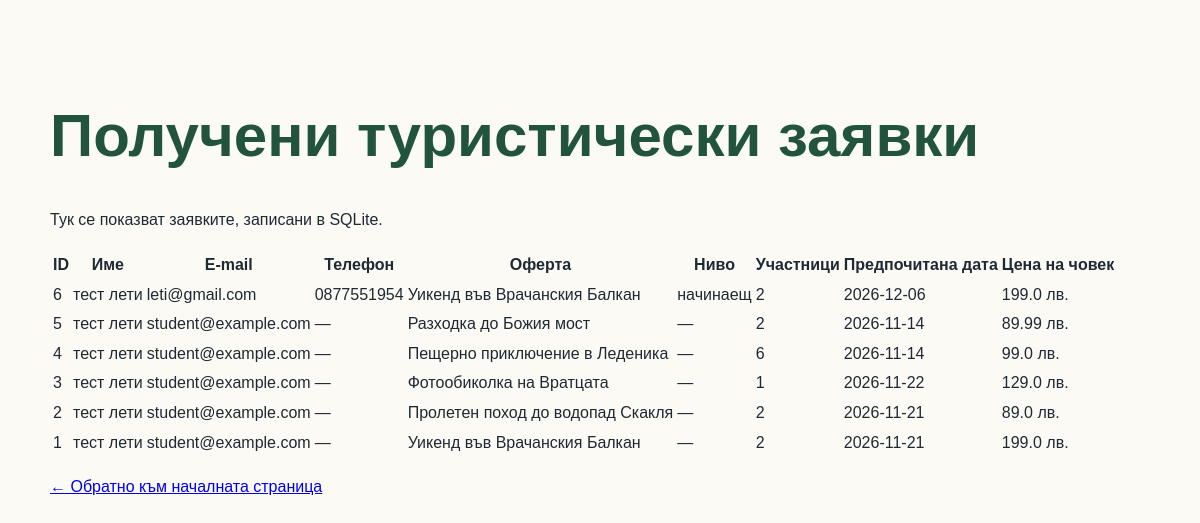
Screenshot of /bookings with the database file from the repository.
### tables this page shows
CREATE TABLE booking_requests (
                id INTEGER PRIMARY KEY AUTOINCREMENT,
                tour_id INTEGER NOT NULL,
                customer_name TEXT NOT NULL,
                email TEXT NOT NULL,
                participants INTEGER NOT NULL
                    CHECK(participants BETWEEN 1 AND 12),
                preferred_date TEXT NOT NULL,
                created_at TEXT NOT NULL DEFAULT CURRENT_TIMESTAMP, phone TEXT, level TEXT,
                FOREIGN KEY (tour_id) REFERENCES tours(id)
            );

CREATE TABLE tours (
                id INTEGER PRIMARY KEY AUTOINCREMENT,
                code TEXT NOT NULL UNIQUE,
                name TEXT NOT NULL,
                price REAL NOT NULL CHECK(price >= 0),
                is_active INTEGER NOT NULL DEFAULT 1
                    CHECK(is_active IN (0, 1))
            , location TEXT, description TEXT, capacity INTEGER, latitude REAL, longitude REAL, map_query TEXT, image_url TEXT, operator_id INTEGER);

### app.py (the view)
@app.route("/bookings")
def bookings():
    with get_connection() as connection:
        rows = connection.execute(
            """
            SELECT
                br.id,
                br.customer_name,
                br.email,
                br.phone,
                br.level,
                br.participants,
                br.preferred_date,
                t.name AS tour_name,
                t.price
            FROM booking_requests AS br
            JOIN tours AS t
              ON t.id = br.tour_id
            ORDER BY br.id DESC
            """
        ).fetchall()
    return render_template("bookings.html", bookings=rows)

### app.py (called while the page is built)
def get_connection():
    connection = sqlite3.connect(DB_PATH)
    connection.row_factory = sqlite3.Row
    connection.execute("PRAGMA foreign_keys = ON")
    return connection

@app.context_processor
def inject_csrf_token():
    return {
        "csrf_token": get_csrf_token
    }

### templates/bookings.html (shortened to what this page needs)
<!DOCTYPE html>
<html lang="bg">
<head>
    <link rel="stylesheet"
          href="{{ url_for('static', filename='styles.css') }}">
</head>
<body>
    <main class="section container">
        <h1>Получени туристически заявки</h1>
        <p>Тук се показват заявките, записани в SQLite.</p>
        {% if bookings %}
        <table>
            <thead>
                <tr>
                    <th>ID</th>
                    <th>Име</th>
                    <th>E-mail</th>
                    <th>Телефон</th>
                    <th>Оферта</th>
                    <th>Ниво</th>
                    <th>Участници</th>
                    <th>Предпочитана дата</th>
                    <th>Цена на човек</th>
                </tr>
            </thead>
            <tbody>
                {% for booking in bookings %}
                <tr>
                    <td>{{ booking["id"] }}</td>
                    <td>{{ booking["customer_name"] }}</td>
                    <td>{{ booking["email"] }}</td>
                    <td>{{ booking["phone"] or "—" }}</td>
                    <td>{{ booking["tour_name"] }}</td>
                    <td>{{ booking["level"] or "—" }}</td>
                    <td>{{ booking["participants"] }}</td>
                    <td>{{ booking["preferred_date"] }}</td>
                    <td>{{ booking["price"] }} лв.</td>
                </tr>
                {% endfor %}
            </tbody>
        </table>
        {% else %}
        <p>Все още няма записани заявки.</p>
        {% endif %}
        <p>
            <a href="{{ url_for('home') }}">← Обратно към началната страница</a>
        </p>
    </main>
</body>
</html>

### static/styles.css (style rules this page uses)
:root { --green: #22543d; --green-2: #2f855a; --paper: #fbfaf5; --soft: #eef6ef; --ink: #1f2933; --border: #d9e4dc; }
* { box-sizing: border-box; }
body { margin: 0; font-family: Arial, sans-serif; color: var(--ink); background: var(--paper); line-height: 1.6; }
.container { width: min(1100px, 92%); margin: 0 auto; }
h1 { color: var(--green); font-size: clamp(2.2rem, 5vw, 4.4rem); line-height: 1.05; }
.section { padding: 64px 0; }

### rows the page displays
booking_requests: id "6", customer_name "тест лети", email "leti@gmail.com", phone "0877551954", tour_name "Уикенд във Врачанския Балкан", level "начинаещ", participants "2", preferred_date "2026-12-06", price "199.0"
booking_requests: id "5", customer_name "тест лети", email "student@example.com", booking "—", tour_name "Разходка до Божия мост", participants "2", preferred_date "2026-11-14", price "89.99"
booking_requests: id "4", customer_name "тест лети", email "student@example.com", booking "—", tour_name "Пещерно приключение в Леденика", participants "6", preferred_date "2026-11-14", price "99.0"
booking_requests: id "3", customer_name "тест лети", email "student@example.com", booking "—", tour_name "Фотообиколка на Вратцата", participants "1", preferred_date "2026-11-22", price "129.0"
booking_requests: id "2", customer_name "тест лети", email "student@example.com", booking "—", tour_name "Пролетен поход до водопад Скакля", participants "2", preferred_date "2026-11-21", price "89.0"
booking_requests: id "1", customer_name "тест лети", email "student@example.com", booking "—", tour_name "Уикенд във Врачанския Балкан", participants "2", preferred_date "2026-11-21", price "199.0"
